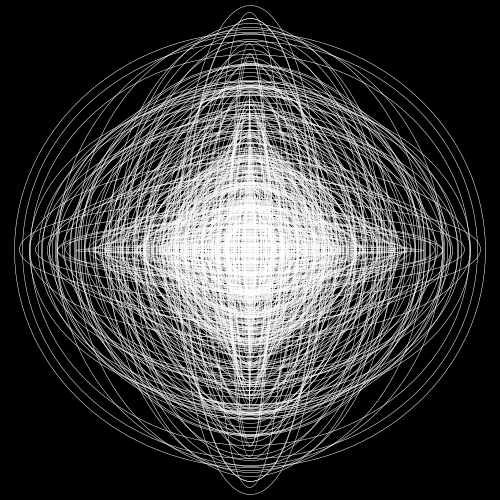
Frame 1 (no input)
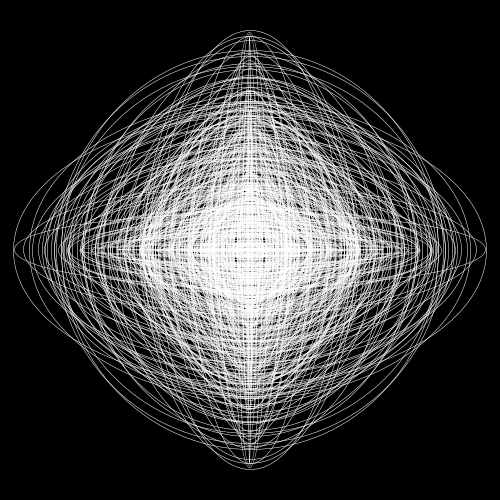
Frame 60 (the mouse pressed at the canvas centre just before this capture)
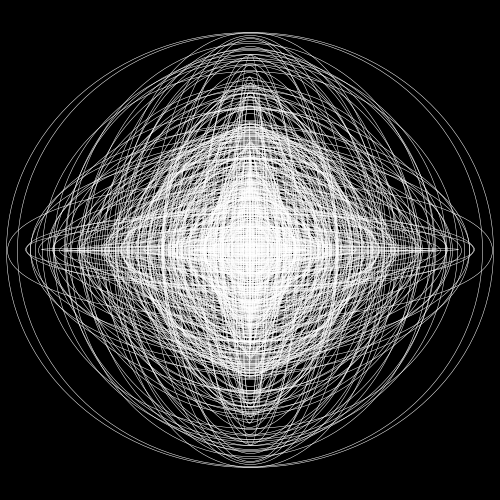
Frame 120 (the mouse held since frame 60 and released just before this capture)

The Processing sketch that drew these frames (run headless with seeded random() and noise(); from frame 60 on, the mouse is pressed at the canvas centre):

// Processing sketch: processing_57631
// ── processing_57631.pde

int x = 250;
int y =250;
float r;

void setup(){
size(500,500);
smooth();
}

void draw(){
background(0);
stroke(255);
strokeWeight(0.5);
noFill();
for(float r = 100;r<500;r=r+1){
ellipse(x,y,random(r),random(r));
}
}
